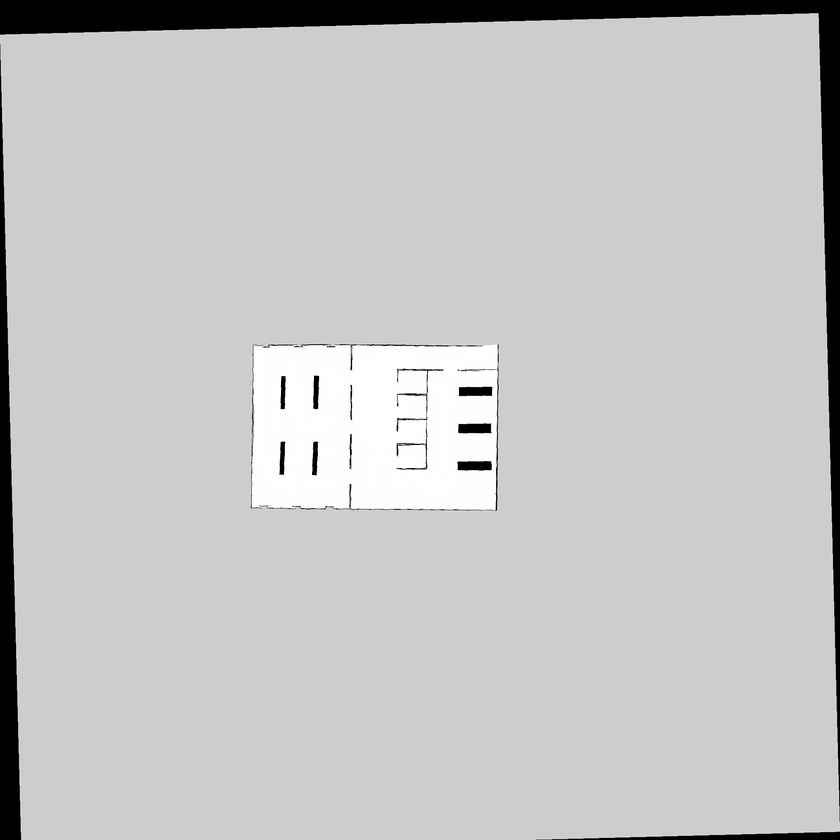
#> input picture utilities_ws/src/hrisim_gazebo/tiago_maps/warehouse/map.pgm, 840 x 840 px, shrunk from 2035 x 2035 before the run, found by its file name
$ python mapfixer.py
#> lines starting #> are read from the running program, lines starting #| are printed output that depends on the picture
import cv2

ROT_ANGLE = 0  # in degrees
SHIFT_X = -2  # horizontal shift in meters
SHIFT_Y = 0.5  # vertical shift in meters

# Load the map image
path = '/home/lcastri/git/PeopleFlow/utilities_ws/src/hrisim_gazebo/tiago_maps/warehouse'
map_image = cv2.imread(path + '/map.pgm', cv2.IMREAD_UNCHANGED)
#> map_image is the input picture: shape (840, 840); min 0, max 255, mean 195.8

# Get the dimensions of the image
(h, w) = map_image.shape[:2]
#> h = 840; w = 840

# Define the rotation matrix
center = (w // 2, h // 2)
#> center = (420, 420)
rotation_matrix = cv2.getRotationMatrix2D(center, ROT_ANGLE, 1.0)
#> rotation_matrix = [[1, 0, 0], [0, 1, 0]]

# Calculate new image size to avoid cropping
cos = abs(rotation_matrix[0, 0])
#> cos = 1
sin = abs(rotation_matrix[0, 1])
#> sin = 0
new_w = int((h * sin) + (w * cos))
#> new_w = 840
new_h = int((h * cos) + (w * sin))
#> new_h = 840

# Adjust the rotation matrix to account for the translation (rotation shifting)
rotation_matrix[0, 2] += (new_w / 2) - center[0]
rotation_matrix[1, 2] += (new_h / 2) - center[1]

# Calculate pixel shifts for horizontal and vertical shifts
pixel_shift_x = int(SHIFT_X / 0.05)  # Horizontal shift (meters to pixels)
pixel_shift_y = int(SHIFT_Y / 0.05)  # Vertical shift (meters to pixels)

# Add horizontal and vertical shifts
rotation_matrix[0, 2] += pixel_shift_x  # Horizontal shift
rotation_matrix[1, 2] += pixel_shift_y  # Vertical shift

# Perform the rotation and translation (shift)
rotated_image = cv2.warpAffine(map_image, rotation_matrix, (new_w, new_h), flags=cv2.INTER_NEAREST)
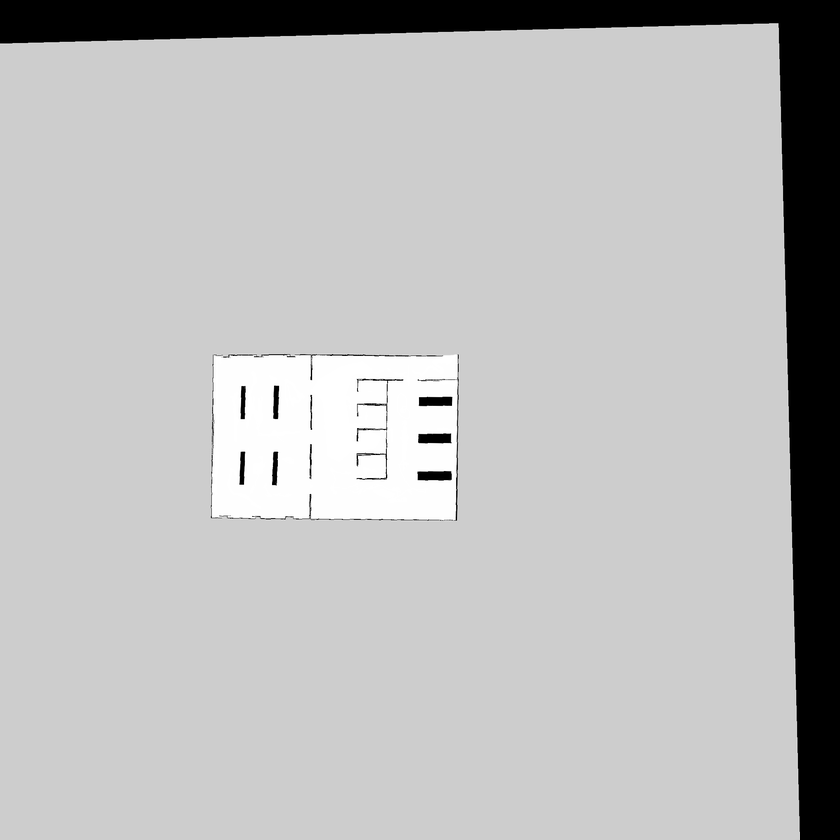
#> rotated_image: shape (840, 840); min 0, max 255, mean 186.9

# Save the rotated and shifted map
cv2.imwrite(path + f'/map_rotated_{ROT_ANGLE}_shifted_{SHIFT_X}_{SHIFT_Y}.pgm', rotated_image)
